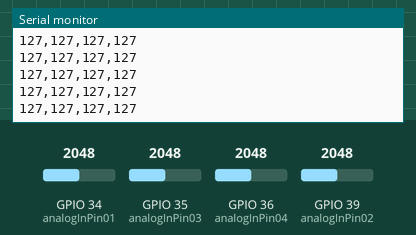
This sketch was run on a simulated ESP32. On the bench: the last lines printed to the serial monitor. The inputs (shaded band) are chosen by the test bench; at power-on: GPIO 34 (analogInPin01) = 2048, GPIO 35 (analogInPin03) = 2048, GPIO 36 (analogInPin04) = 2048, GPIO 39 (analogInPin02) = 2048.

Above: at 2.2 s.
2.3 s: GPIO 34 (analogInPin01) set to 2866
At 2.56 s:
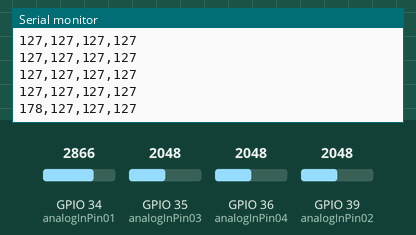
3.8 s: GPIO 35 (analogInPin03) set to 2866
At 3.96 s:
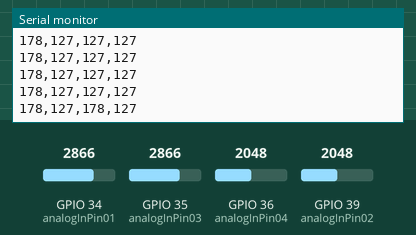
5.3 s: GPIO 36 (analogInPin04) set to 2866
At 5.37 s:
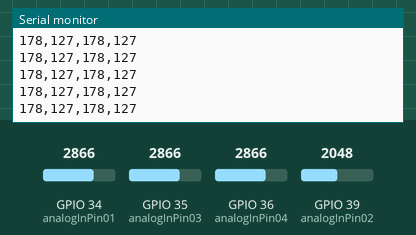
6.8 s: GPIO 39 (analogInPin02) set to 2866
At 6.97 s:
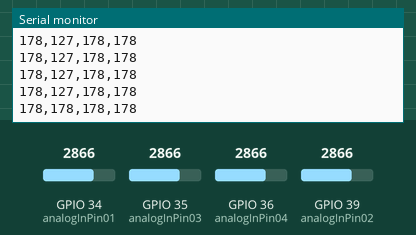
8.3 s: GPIO 34 (analogInPin01) set to 3972
At 8.38 s:
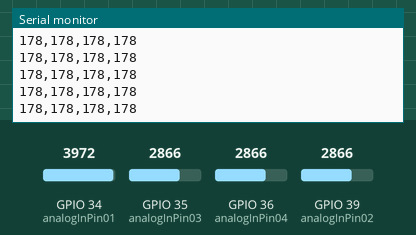
9.8 s: GPIO 35 (analogInPin03) set to 3972
At 9.98 s:
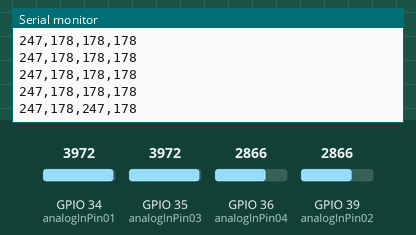
Timing chart, 0 to 12.3 s (numbered marks = the images above; inputs shaded):
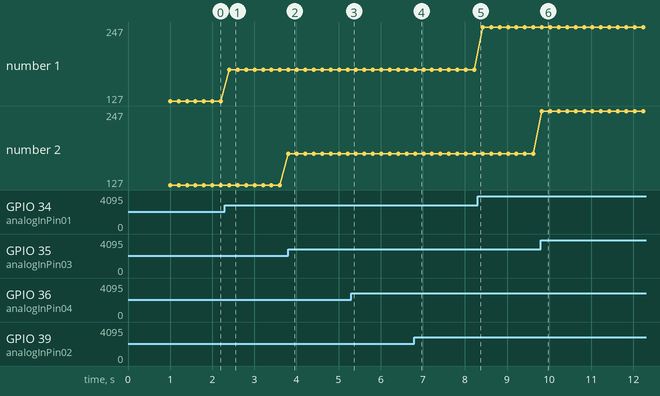

Measured:
- after the input at 2.3 s, the serial monitor: prints a new line after 0.10 s (image 1)
- after the input at 3.8 s, the serial monitor: prints a new line at once (image 2)
- after the input at 6.8 s, the serial monitor: prints a new line at once (image 4)
- after the input at 9.8 s, the serial monitor: prints a new line at once (image 6)
- plotted number 1: 127 → 178 after the input at 2.3 s, 178 → 247 after the input at 8.3 s

The sketch:

COM_SERIAL.ino
```cpp
/*
 * HDT #7: LabView, Interfaz de 4 Sensores.
 * Estudiante: Alba María Rodas Velásquez.
 * Curso: Fabricación y Simulación de PCB.
 * Catedrático: Pablo Mazariegos.
 * Universidad Del Valle de Guatemala.
 * Ejemplo tomado: "Analog input, analog output, serial output"
*/
//:::::::::::::::::::::::::::::::::::::::::::::::::::::::::::::::::::::::::::

// INICIALIZACIÓN DE PINES DE ESP32:
const int analogInPin01 = 34;  // Analog input pin that the potentiometer is attached to
const int analogInPin02 = 39;  // Analog input pin that the potentiometer is attached to
const int analogInPin03 = 35;  // Analog input pin that the potentiometer is attached to
const int analogInPin04 = 36;  // Analog input pin that the potentiometer is attached to
//-------------------------------------------------------------------------------
// INICIALIZACIÓN DE "SENSORES" --> POTENCIOMETROS:
int sensorValue01 = 0;        // value read from the pot
int sensorValue02 = 0;        // value read from the pot
int sensorValue03 = 0;        // value read from the pot
int sensorValue04 = 0;        // value read from the pot
//-------------------------------------------------------------------------------
void setup()
{
  // INICIALIZACIÓN DE COMUNICACIÓN SERIAL A 115200 BAUDIOS:
  Serial.begin(115200);
  delay(1000);
}

void loop() {

// LECTURA DE VALORES ANALOGICOS:
  sensorValue01 = analogRead(analogInPin01);
  // read the analog in value:
  sensorValue02 = analogRead(analogInPin02);
  // read the analog in value:
  sensorValue03 = analogRead(analogInPin03);
  // read the analog in value:
  sensorValue04 = analogRead(analogInPin04);

// MAPEO DE VALORES ADC PARA EL ESP32
  sensorValue01 = map(sensorValue01, 0, 4095, 0, 255);
  // map it to the range of the analog out:
  sensorValue02 = map(sensorValue02, 0, 4095, 0, 255);
  // map it to the range of the analog out:
  sensorValue03 = map(sensorValue03, 0, 4095, 0, 255);
  // map it to the range of the analog out:
  sensorValue04 = map(sensorValue04, 0, 4095, 0, 255);

// PARA COMPROBACIÓN DE FUNCIONAMIENTO:
  // PRINT RESULTADOS EN EL SERIAL COM, SEPARADOS POR COMAS:
  // POTENCIOMETRO #1:
  Serial.print(sensorValue01);
  Serial.print(",");

  // POTENCIOMETRO #2:
  Serial.print(sensorValue02);
  Serial.print(",");

  // POTENCIOMETRO #3:
  Serial.print(sensorValue03);
  Serial.print(",");

  // POTENCIOMETRO #4:
  Serial.println(sensorValue04);
  delay(200);
}
```
